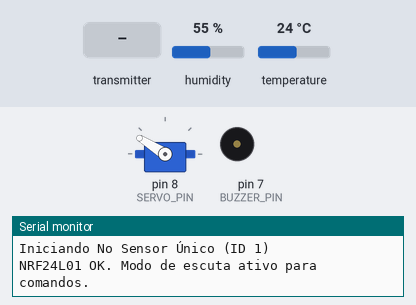
Bench run of a sketch on a simulated Arduino Uno, built with avr-gcc and run on an emulated ATmega328P. Shown: servo, buzzer (waves = sounding, pin HIGH), the last lines printed to the serial monitor. Inputs (shaded band) come from the test bench; at power-on: temperature 24 °C, humidity 55 %. No radio packets arrive unless stated.

Above: at 1.2 s.
1.3 s: temperature set to 29 °C
6.3 s: temperature set to 32 °C
At 10.8 s:
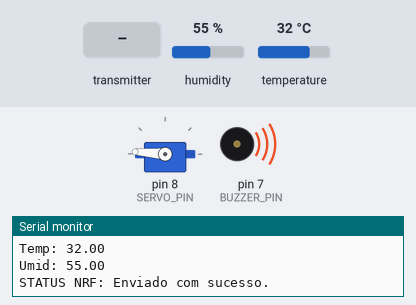
11.6 s: the transmitter starts sending idDestino = 1
At 12.6 s:
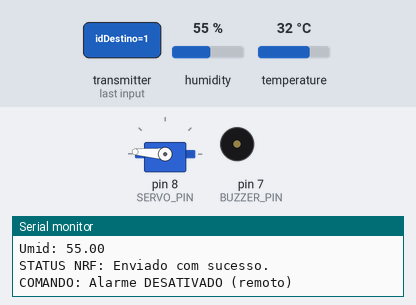
21.6 s: the transmitter starts sending ligarMotor = 1
31.6 s: the transmitter starts sending ligarAlarme = 1
At 31.86 s:
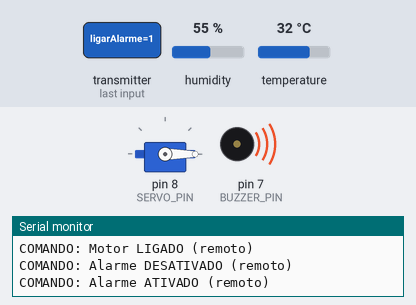
35.1 s: the transmitter starts sending idDestino = 0
At 35.1 s:
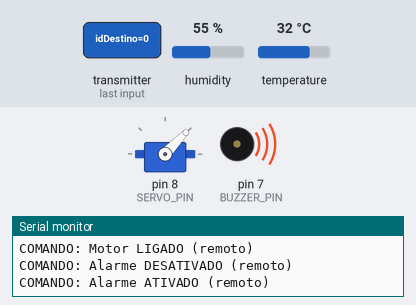
Timing chart, 0 to 37.6 s (numbered marks = the images above; inputs shaded):
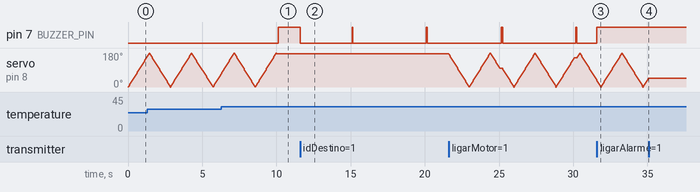

Measured:
- the behaviour switches between 30 and 31 °C on temperature (found by bisection; images 0 and 1)
- after the input at 6.3 s, pin 7 (BUZZER_PIN): LOW → HIGH after 3.8 s
- after the input at 11.6 s, pin 7 (BUZZER_PIN): goes LOW 3.5 s, HIGH 0.04 s, LOW 5.0 s, HIGH 0.04 s, then LOW, starting at once
- after the input at 31.6 s, pin 7 (BUZZER_PIN): LOW → HIGH at once
- after the input at 35.1 s, servo on pin 8 (SERVO_PIN): stays 46° (without the input it goes to 48° after 0.07 s)

The sketch:

Transmissor_ModuloB.ino
```cpp
// ============================================================================
// MÓDULO SENSOR / NÓ ÚNICO (TRANSMITE DADOS E RECEBE COMANDOS)
// ============================================================================

#include <DHT.h>
#include <Servo.h>
#include <SPI.h>
#include <nRF24L01.h>
#include <RF24.h>

// =================== CONFIGURAÇÕES DE PINOS (ATUALIZADAS) =====================
#define DHT_PIN 6      // Pino de dados do DHT11
#define DHT_TYPE DHT11 // Tipo de sensor
#define SERVO_PIN 8    // Pino de controle do Servo Motor (Esteira)
#define BUZZER_PIN 7   // Pino do Buzzer Ativo (Alarme)
#define CE_PIN 9       // Chip Enable NRF24L01
#define CSN_PIN 10     // Chip Select NRF24L01
// SPI: MOSI=11, MISO=12, SCK=13 (fixos)

// ======================= PARÂMETROS =============================
const float TEMP_CRITICA = 30.0; // Limite crítico para a temperatura
const long INTERVALO_LEITURA = 5000; // Intervalo de transmissão (5 segundos)
const char ID_SENSOR = '1';

// Endereços de Comunicação (devem bater com a central)
const byte EnderecoEscrita[6] = "CENTRAL"; // Nó escreve para CENTRAL
const byte EnderecoLeitura[6] = "NODE1";   // Nó lê comandos de NODE1

// ========================= ESTRUTURAS ===========================
// Dados enviados para a Central
struct DadosSensor {
  char idSensor;
  float temperatura;
  float umidade;
  bool motorLigado;
  bool alarmeAtivo;
};

// Comandos recebidos da Central
struct ComandoCentral {
  char idDestino;
  bool ligarMotor;
  bool ligarAlarme;
};

// ======================== OBJETOS E ESTADO ======================
DHT dht(DHT_PIN, DHT_TYPE);
Servo servo;
RF24 radio(CE_PIN, CSN_PIN);

unsigned long ultimaLeitura = 0;
bool estadoMotor = true;  // Começa LIGADO
bool estadoAlarme = false; // Começa DESLIGADO

// Para o movimento do servo
int posicaoServo = 0;
int direcaoServo = 1;

// ============================ SETUP =============================
void setup() {
  Serial.begin(9600);
  Serial.println("Iniciando No Sensor Único (ID 1)");

  // Inicialização Periféricos
  dht.begin();
  servo.attach(SERVO_PIN);
  servo.write(0);
  pinMode(BUZZER_PIN, OUTPUT);
  digitalWrite(BUZZER_PIN, LOW);

  // Inicialização NRF24L01
  if (!radio.begin()) {
    Serial.println("ERRO: Falha no NRF24L01! Verifique fiação e 3.3V.");
    while (1);
  }

  // Configurações NRF24L01
  radio.setPALevel(RF24_PA_MAX);
  radio.setDataRate(RF24_250KBPS);
  radio.setChannel(108);
  radio.setAutoAck(true);
  radio.enableAckPayload();

  // Pipes
  radio.openWritingPipe(EnderecoEscrita);   // Para enviar dados
  radio.openReadingPipe(1, EnderecoLeitura); // Para receber comandos

  // ESTABELECIMENTO DA COMUNICAÇÃO (UMA VEZ)
  radio.startListening(); // Entra no modo de escuta como estado padrão
  Serial.println("NRF24L01 OK. Modo de escuta ativo para comandos.");
}

// ============================= LOOP ===============================
void loop() {
  // 1. LÓGICA LOCAL E MOVIMENTO DO MOTOR (Roda a todo momento)
  executarLogicaLocal();

  // 2. VERIFICAÇÃO DE COMANDOS REMOTOS (Roda a todo momento no modo escuta)
  if (radio.available()) {
    receberComando();
  }

  // 3. LEITURA, ATUALIZAÇÃO DE ESTADO E TRANSMISSÃO (Roda a cada 5s)
  unsigned long tempoAtual = millis();
  if (tempoAtual - ultimaLeitura >= INTERVALO_LEITURA) {
    transmitirDados();
    ultimaLeitura = tempoAtual;

    // Volta imediatamente para o modo de escuta após a transmissão
    radio.startListening();
  }
}

// ======================= FUNÇÕES AUXILIARES ======================

void executarLogicaLocal() {
  // Movimento da Esteira (Servo)
  if (estadoMotor) {
    // Simula o movimento constante da esteira entre 0 e 180 graus
    posicaoServo += direcaoServo * 2;
    if (posicaoServo >= 180 || posicaoServo <= 0) {
      direcaoServo *= -1;
    }
    servo.write(posicaoServo);
  } else {
    // Se estiver PARADO, mantém a última posição
    servo.write(posicaoServo);
  }

  // Controle do Alarme (Buzzer)
  digitalWrite(BUZZER_PIN, estadoAlarme ? HIGH : LOW);

  delay(15); // Pequeno delay para suavizar o movimento do servo
}

void receberComando() {
  ComandoCentral comando;
  radio.read(&comando, sizeof(comando));

  // O comando só é válido se o ID for '1' (ou 'A' se fosse multi-nó)
  if (comando.idDestino == ID_SENSOR) {

    // Tratamento de comandos LIGAR_MOTOR / DESLIGAR_MOTOR
    if (comando.ligarMotor != estadoMotor) {
      estadoMotor = comando.ligarMotor;
      Serial.print("COMANDO: Motor ");
      Serial.println(estadoMotor ? "LIGADO (remoto)" : "DESLIGADO (remoto)");
    }

    // Tratamento de comandos ALARME_ON / ALARME_OFF
    if (comando.ligarAlarme != estadoAlarme) {
      estadoAlarme = comando.ligarAlarme;
      Serial.print("COMANDO: Alarme ");
      Serial.println(estadoAlarme ? "ATIVADO (remoto)" : "DESATIVADO (remoto)");
    }
  }
}

void lerSensoresEAtualizarEstado() {
  float umidade = dht.readHumidity();
  float temperatura = dht.readTemperature();

  if (isnan(umidade) || isnan(temperatura)) {
    Serial.println("ERRO: Falha na leitura do DHT11.");
    return;
  }

  // Lógica de segurança automática baseada na temperatura
  if (temperatura > TEMP_CRITICA) {
    if (estadoMotor) {
      estadoMotor = false;
      Serial.println("ALERTA: Temp crítica! Motor PARADO.");
    }
    if (!estadoAlarme) {
      estadoAlarme = true;
      Serial.println("ALERTA: Temp crítica! Alarme ATIVADO.");
    }
  } else {
    if (!estadoMotor) {
      estadoMotor = true;
      Serial.println("OK: Temp normal. Motor LIGADO.");
    }
    if (estadoAlarme) {
      estadoAlarme = false;
      Serial.println("OK: Temp normal. Alarme DESATIVADO.");
    }
  }
}

void transmitirDados() {
  // 1. Atualiza estado com sensores
  lerSensoresEAtualizarEstado();

  // 2. Prepara dados para envio
  // Lemos a temperatura e umidade ANTES de chamar radio.stopListening()
  float temperatura = dht.readTemperature();
  float umidade = dht.readHumidity();

  DadosSensor dados = {ID_SENSOR, temperatura, umidade, estadoMotor, estadoAlarme};

  radio.stopListening(); // MODO TRANSMISSÃO

  // Imprime os dados para a SERIAL em um formato que o Python entenda
  // O Python espera 'Temp:' e 'Umid:' em linhas separadas.
  Serial.print("Temp: ");
  Serial.println(temperatura, 2); // Imprime com 2 casas decimais e NEWLINE

  Serial.print("Umid: ");
  Serial.println(umidade, 2); // Imprime com 2 casas decimais e NEWLINE

  if (radio.write(&dados, sizeof(dados))) {
    Serial.println("STATUS NRF: Enviado com sucesso.");
  } else {
    Serial.println("STATUS NRF: ERRO na transmissão!");
  }
}

// O restante do código Arduino (setup, loop e outras funções) permanece o mesmo.
```
